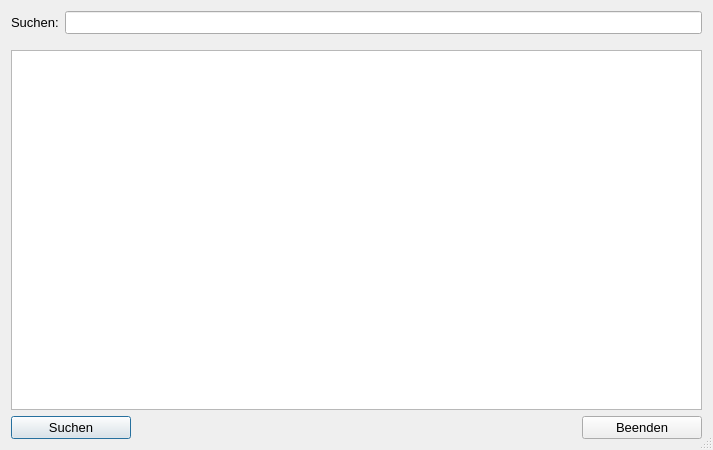
<?xml version="1.0" encoding="UTF-8"?>
<ui version="4.0">
 <class>Lehrstoff_Suche</class>
 <widget class="QDialog" name="Lehrstoff_Suche">
  <property name="geometry">
   <rect>
    <x>0</x>
    <y>0</y>
    <width>713</width>
    <height>450</height>
   </rect>
  </property>
  <property name="minimumSize">
   <size>
    <width>713</width>
    <height>450</height>
   </size>
  </property>
  <property name="windowTitle">
   <string>Suche</string>
  </property>
  <property name="sizeGripEnabled">
   <bool>true</bool>
  </property>
  <layout class="QVBoxLayout" name="verticalLayout">
   <item>
    <layout class="QHBoxLayout" name="horizontalLayout_2">
     <item>
      <widget class="QLabel" name="lbl_Suchbegriff">
       <property name="font">
        <font>
         <pointsize>10</pointsize>
        </font>
       </property>
       <property name="text">
        <string>Suchen:</string>
       </property>
      </widget>
     </item>
     <item>
      <widget class="QLineEdit" name="le_Suchbegriff">
       <property name="font">
        <font>
         <pointsize>10</pointsize>
        </font>
       </property>
      </widget>
     </item>
    </layout>
   </item>
   <item>
    <spacer name="verticalSpacer">
     <property name="font">
      <font>
       <pointsize>10</pointsize>
      </font>
     </property>
     <property name="orientation">
      <enum>Qt::Vertical</enum>
     </property>
     <property name="sizeType">
      <enum>QSizePolicy::Fixed</enum>
     </property>
     <property name="sizeHint" stdset="0">
      <size>
       <width>20</width>
       <height>10</height>
      </size>
     </property>
    </spacer>
   </item>
   <item>
    <widget class="QTableWidget" name="tW_Lehrstoff_DB">
     <property name="maximumSize">
      <size>
       <width>16777215</width>
       <height>16777215</height>
      </size>
     </property>
     <property name="font">
      <font>
       <pointsize>10</pointsize>
      </font>
     </property>
     <property name="editTriggers">
      <set>QAbstractItemView::NoEditTriggers</set>
     </property>
     <property name="alternatingRowColors">
      <bool>true</bool>
     </property>
     <attribute name="verticalHeaderVisible">
      <bool>false</bool>
     </attribute>
    </widget>
   </item>
   <item>
    <layout class="QHBoxLayout" name="horizontalLayout">
     <property name="spacing">
      <number>0</number>
     </property>
     <item>
      <widget class="QPushButton" name="pB_Suchen">
       <property name="minimumSize">
        <size>
         <width>120</width>
         <height>0</height>
        </size>
       </property>
       <property name="maximumSize">
        <size>
         <width>120</width>
         <height>16777215</height>
        </size>
       </property>
       <property name="font">
        <font>
         <pointsize>10</pointsize>
        </font>
       </property>
       <property name="text">
        <string>Suchen</string>
       </property>
       <property name="icon">
        <iconset>
         <normaloff>../../_Symbole/UsedSymbols/searchmagnifierinterfacesymbol1_79893.ico</normaloff>../../_Symbole/UsedSymbols/searchmagnifierinterfacesymbol1_79893.ico</iconset>
       </property>
      </widget>
     </item>
     <item>
      <spacer name="horizontalSpacer">
       <property name="orientation">
        <enum>Qt::Horizontal</enum>
       </property>
       <property name="sizeHint" stdset="0">
        <size>
         <width>40</width>
         <height>20</height>
        </size>
       </property>
      </spacer>
     </item>
     <item>
      <widget class="QPushButton" name="pB_Beenden">
       <property name="minimumSize">
        <size>
         <width>120</width>
         <height>0</height>
        </size>
       </property>
       <property name="maximumSize">
        <size>
         <width>120</width>
         <height>16777215</height>
        </size>
       </property>
       <property name="font">
        <font>
         <pointsize>10</pointsize>
        </font>
       </property>
       <property name="text">
        <string>Beenden</string>
       </property>
       <property name="icon">
        <iconset>
         <normaloff>../../_Symbole/UsedSymbols/log-out_icon-icons.com_50106.ico</normaloff>../../_Symbole/UsedSymbols/log-out_icon-icons.com_50106.ico</iconset>
       </property>
      </widget>
     </item>
    </layout>
   </item>
  </layout>
 </widget>
 <tabstops>
  <tabstop>le_Suchbegriff</tabstop>
  <tabstop>pB_Suchen</tabstop>
  <tabstop>pB_Beenden</tabstop>
  <tabstop>tW_Lehrstoff_DB</tabstop>
 </tabstops>
 <resources/>
 <connections/>
</ui>
